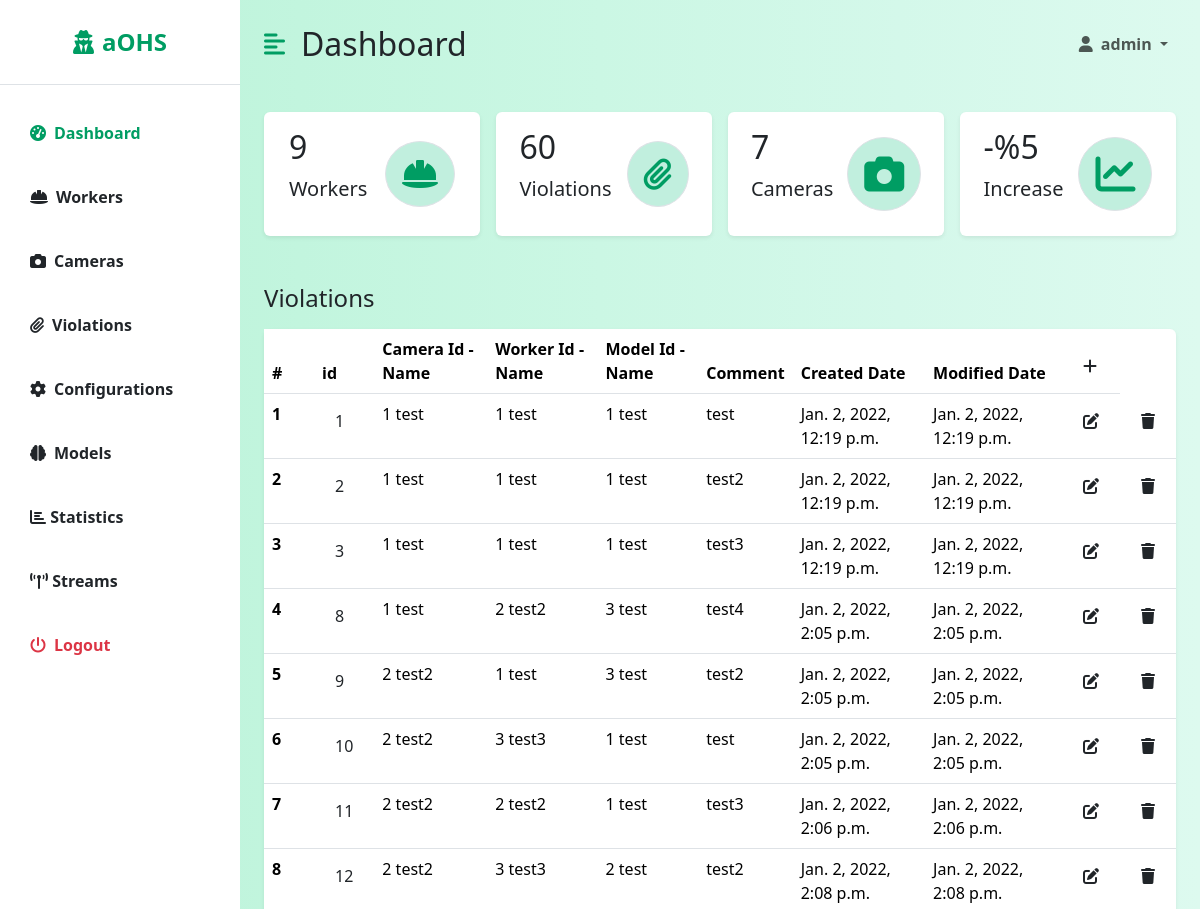
Page /dashboard/violations/ (signed in, upper part) on the earlier database version.
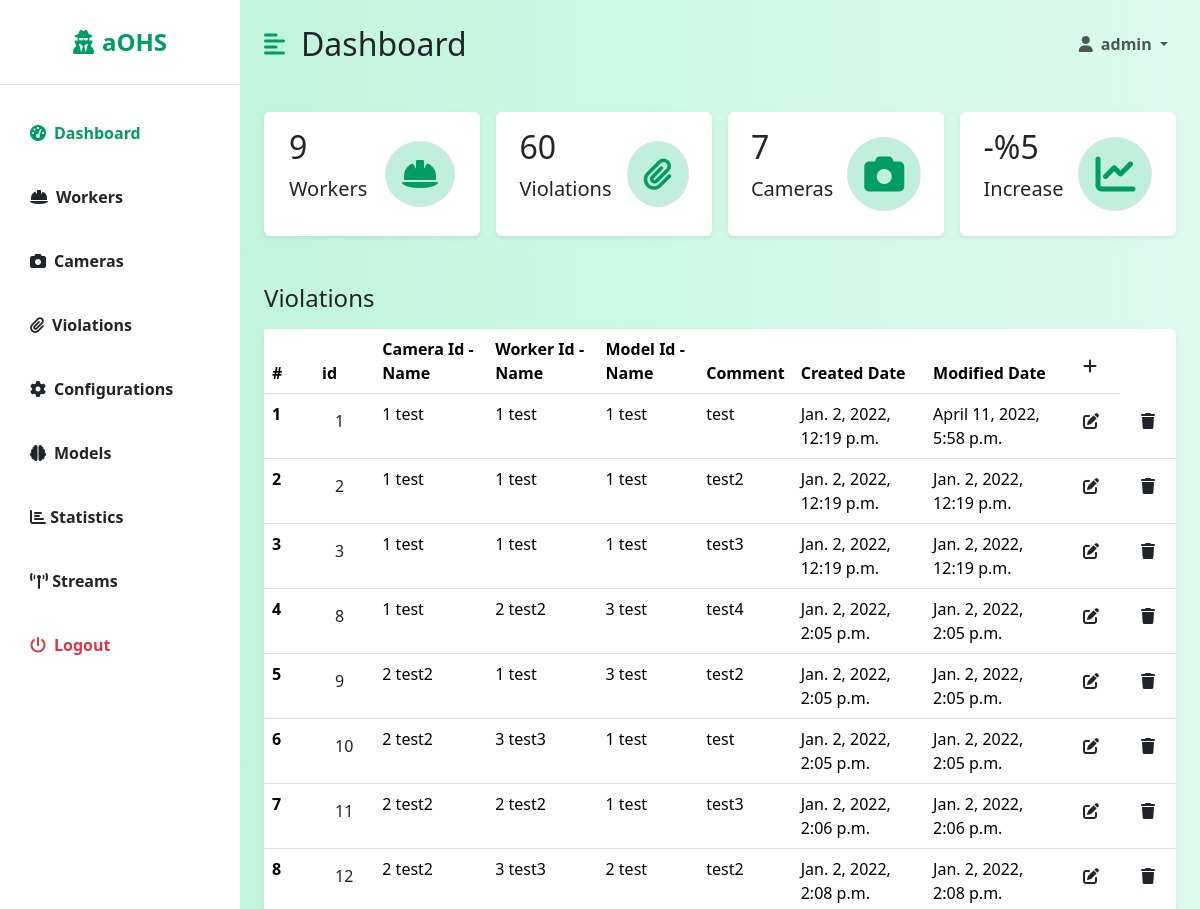
Same page on the later database version.
### backend/models.py (models this page shows, shortened)
class Violation(models.Model):
    id = models.AutoField(primary_key=True)
    cameraId = models.ForeignKey(Camera, on_delete=models.DO_NOTHING, null=False)
    workerId = models.ForeignKey(Worker, on_delete=models.DO_NOTHING, null=True)
    modelId = models.ForeignKey(Model, on_delete=models.SET_NULL, null=True)
    comment = models.CharField(max_length=250, null=True)
    valid = models.BooleanField(default=True, null=False)
    isNotified = models.BooleanField(default=False, null=False)
    capture = models.ImageField(null=True, blank=True)
    created = models.DateTimeField(auto_now_add=True)
    modified = models.DateTimeField(auto_now=True)

class Camera(models.Model):
    id = models.AutoField(primary_key=True)
    url = models.URLField(max_length=100)
    name = models.CharField(max_length=100, null=False)
    userId = models.ForeignKey(User, on_delete=models.DO_NOTHING, null=True)
    created = models.DateTimeField(auto_now_add=True)
    modified = models.DateTimeField(auto_now=True)
    active = models.BooleanField(default=False)
    def __str__(self):
        return str(self.id) + " " + str(self.name)

class Worker(models.Model):
    phone_regex = RegexValidator(regex=r'^\+905[0-9]{9}$',
                                 message="Phone number should be in '+905555555555' format")
    id = models.AutoField(primary_key=True)
    name = models.CharField(max_length=100, null=False)
    title = models.CharField(max_length=100, null=False)
    phone = models.CharField(validators=[phone_regex], max_length=17, unique=True, null=False)
    active = models.BooleanField(default=True, null=False)
    created = models.DateTimeField(auto_now_add=True)
    modified = models.DateTimeField(auto_now=True)
    def __str__(self):
        return str(self.id) + " " + str(self.name)

class Model(models.Model):
    id = models.AutoField(primary_key=True)
    name = models.CharField(max_length=100, null=False)
    path = models.CharField(max_length=100, null=False)
    created = models.DateTimeField(auto_now_add=True)
    modified = models.DateTimeField(auto_now=True)
    def __str__(self):
        return str(self.id) + " " + str(self.name)

### dashboard/views/violation_views.py (the view, shortened to what this page needs)
# urls.py: path('violations/', ViolationView.as_view()),
class ViolationView(LoginRequiredMixin, View, GetCountsMixin):
    login_url = '/login/'
    redirect_field_name = 'redirect_to'
    def get(self, request):
        headers = ['id', 'Camera Id - Name', 'Worker Id  - Name', 'Model Id  - Name', 'Comment', 'Created Date', 'Modified Date']
        data = Violation.objects.filter(valid=True)
        return render(request, 'dashboard/listViolation.html',
                      {'headers': headers, 'data': data, 'counts': super().get_counts()})

### dashboard/views/mixins.py (called while the page is built)
    def get_counts(self):
        counts = {
            'workers': Worker.objects.filter(active=True).count(),
            'violations': Violation.objects.filter(valid=True).count(),
            'cameras': Camera.objects.count(),
        }
        return counts

### dashboard/templates/dashboard/listViolation.html
{% extends 'dashboard/dashboard.html' %}
{% block table %}
    <h3 class="fs-4 mb-3">Violations</h3>
    <table class="table bg-white rounded shadow-sm  table-hover">
        <thead>
        <tr>
            <th scope="col" width="50">#</th>
            {% for header in headers %}
                <th scope="col">{{ header }}</th>
            {% endfor %}
            <th><a class="btn" href="/dashboard/violations/add/"><i class="fa fa-plus"></i></a></th>
        </tr>
        </thead>
        <tbody>
        {% for datum in data %}
            <tr>
                <th scope="row">{{ forloop.counter }}</th>
                <td><a class="btn" href="/dashboard/violations/{{ datum.id }}">{{ datum.id }}</a></td>
                <td>{{ datum.cameraId }}</td>
                <td>{{ datum.workerId }}</td>
                <td>{{ datum.modelId }}</td>
                <td>{{ datum.comment }}</td>
                <td>{{ datum.created }}</td>
                <td>{{ datum.modified }}</td>
                <th><a class="btn" href="/dashboard/violations/edit/{{ datum.id }}/"><i class="fa fa-edit"></i></a></th>
                <th><a class="btn" href="/dashboard/violations/delete/{{ datum.id }}/"><i class="fa fa-trash"></i></a>
                </th>
            </tr>
        {% endfor %}
        </tbody>
    </table>
{% endblock %}

Differences in the rows shown:
changed Violation id 1: modified "Jan. 2, 2022, 12:19 p.m." → "April 11, 2022, 5:58 p.m."
